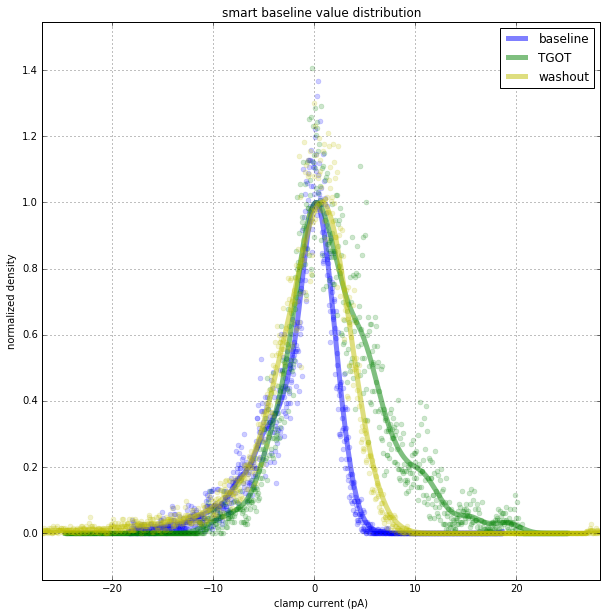

This chart was generated by the following Python code:
"""
MOST OF THIS CODE IS NOT USED
ITS COPY/PASTED AND LEFT HERE FOR CONVENIENCE
"""

import os
import sys

# in case our module isn't installed (running from this folder)
if not os.path.abspath('../../../') in sys.path:
    sys.path.append('../../../') # helps spyder get docs

import swhlab
import swhlab.common as cm
import matplotlib.pyplot as plt
import numpy as np

import warnings # suppress VisibleDeprecationWarning warning
warnings.filterwarnings("ignore", category=np.VisibleDeprecationWarning)

def analyzeSweep(abf,plotToo=True,color=None,label=None):
    Y=abf.sweepYsmartbase()[abf.pointsPerSec*.5:]
    #Y=abf.sweepY[abf.pointsPerSec*.5:]

    AV,SD=np.average(Y),np.std(Y)
    dev=5 # number of stdevs from the avg to set the range
    R1,R2=[(AV-SD)*dev,(AV+SD)*dev]
    nBins=1000
    hist,bins=np.histogram(Y,bins=nBins,range=[R1,R2],density=True)
    histSmooth=abf.convolve(hist,cm.kernel_gaussian(nBins/5))

    peakI=np.where(histSmooth==max(histSmooth))[0][0]
    peakX=bins[peakI]

    # center the peak at 0 pA
    hist=np.roll(hist,int(nBins/2-peakI))
    histSmooth=np.roll(histSmooth,int(nBins/2-peakI))

    hist,histSmooth=hist/max(histSmooth),histSmooth/max(histSmooth) # normalize height to 1

    if plotToo:
        plt.plot(bins[1:],hist,'.',color=color,alpha=.2,ms=10)
        plt.plot(bins[1:],histSmooth,'-',color=color,lw=5,alpha=.5,label=label)

    return

if __name__=="__main__":
    #abfFile=R"C:\Users\scott\Documents\important\demodata\abfs\16d07022.abf"
    abfFile=R"X:\Data\2P01\2016\2016-09-01 PIR TGOT\16d07022.abf"
    abf=swhlab.ABF(abfFile)

    # prepare figure
    plt.figure(figsize=(10,10))
    plt.grid()
    plt.title("smart baseline value distribution")
    plt.xlabel(abf.units2)
    plt.ylabel("normalized density")

    # do the analysis
    abf.kernel=abf.kernel_gaussian(sizeMS=500)
    abf.setsweep(175)
    analyzeSweep(abf,color='b',label="baseline")
    abf.setsweep(200)
    analyzeSweep(abf,color='g',label="TGOT")
    abf.setsweep(375)
    analyzeSweep(abf,color='y',label="washout")

    # show figure
    plt.legend()
    plt.margins(0,.1)
    plt.show()

    print("DONE")
